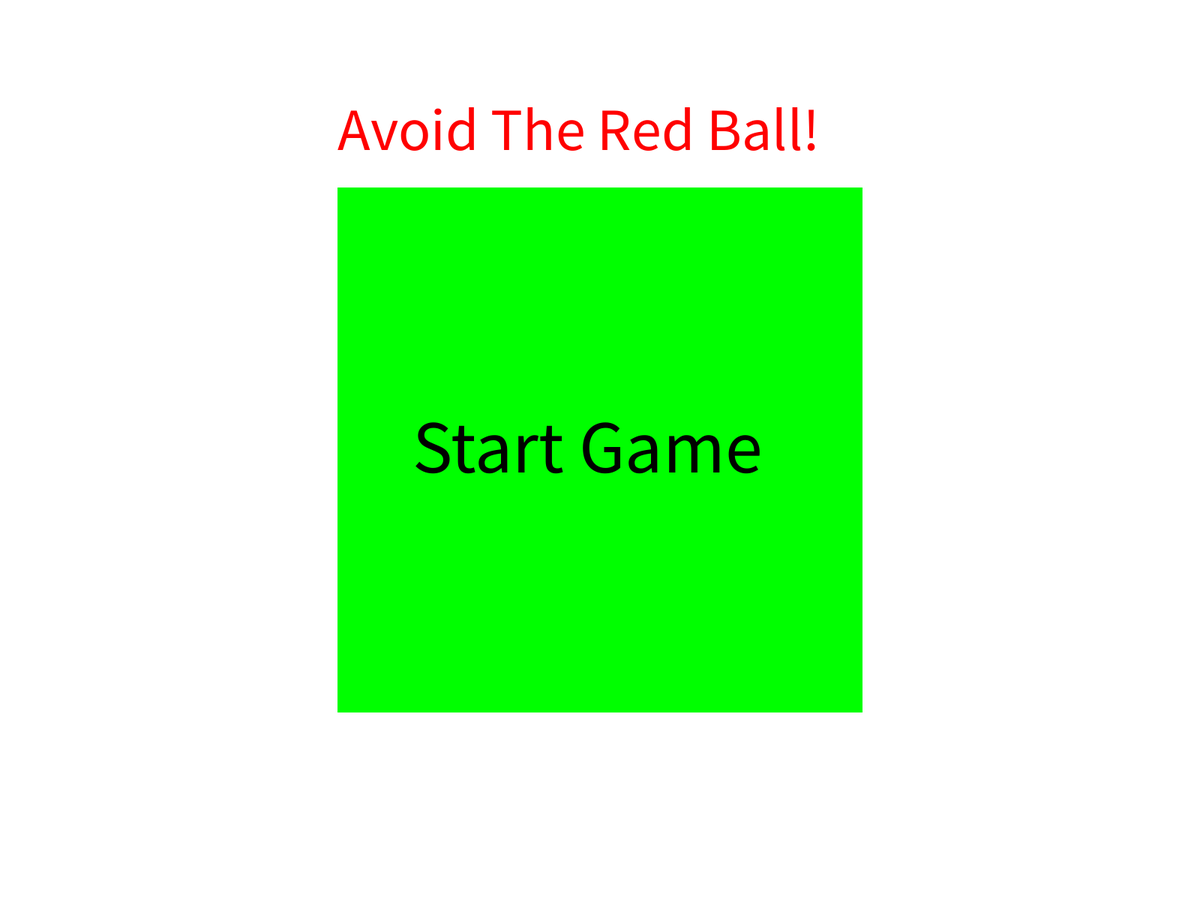
Frame 1 (no input)
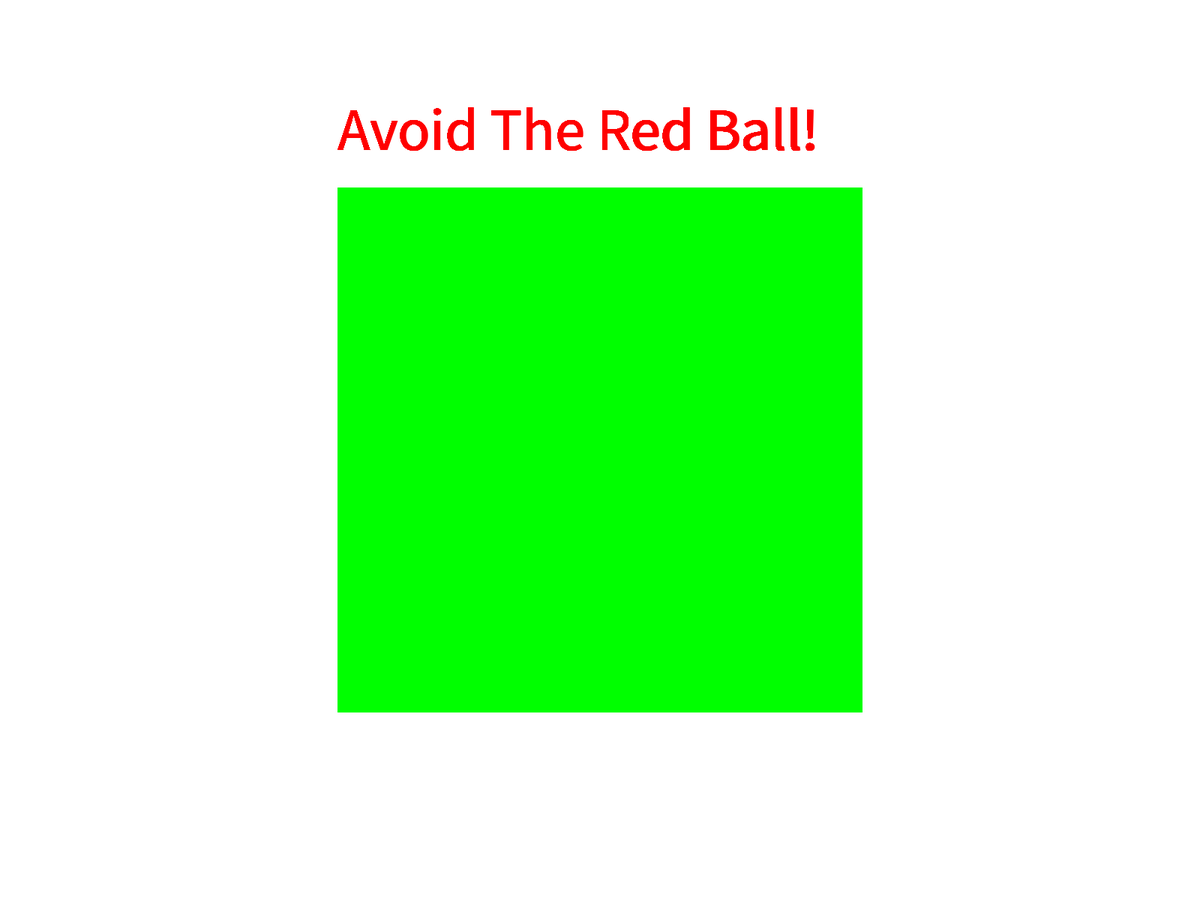
Frame 60 (the mouse pressed at the canvas centre just before this capture)
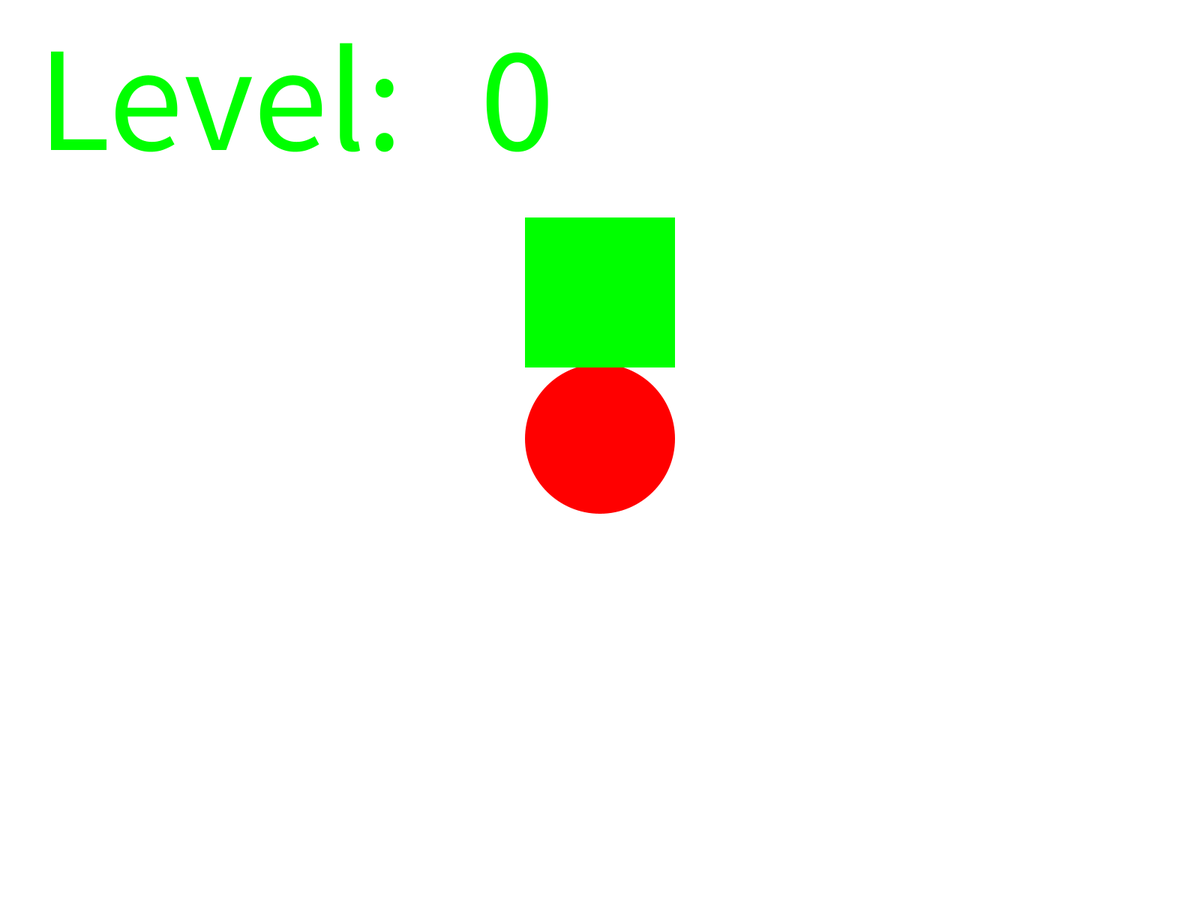
Frame 120 (the mouse held since frame 60 and released just before this capture)

The Processing sketch that drew these frames (run headless with seeded random() and noise(); from frame 60 on, the mouse is pressed at the canvas centre):

// Processing sketch: Chase
// ── Chase.pde
int x, y;
int px, py;
int level = 1;
int getmousecolor;
int score;
int speed = 5;
int timer;
int speedtimer;


void setup () {
  background(255);
  fullScreen();
  rectMode(CENTER);
  imageMode(CENTER);
  noStroke();
  smooth();
}

void draw () {
  if (level == 1) {
    getmousecolor = get (mouseX, mouseY); //Mouse Color Checker

    fill(255, 0, 0);
    textSize(80);
    text("Avoid The Red Ball!", width / 2- 350, height / 2 - 400); 

    //Button
    fill (0, 255, 0);
    rect (width / 2, height / 2, 700, 700);

    //If button is clicked, Start Main Game
    if (mousePressed && mouseY >= 250 && getmousecolor ==-16711936) {
      level = 2;
      px = width / 2;
      py = 300;
      x = width / 2;
      y = height / 2;
      score = 0;
    }

    //Flashing Text Effect
    timer++;
    if (timer > 70) timer = timer - 70;
    if (timer < 50) {
      fill (0);
      textSize(100);
      text ("Start Game", width / 2 - 250, height / 2 + 30);
    }
  }

  if (level == 2) {
    background(255);

    textSize(200);
    text ("Level:", 50, 200);
    text (score, 640, 200);

    //-------ENEMY-------
    fill(255, 0, 0);
    ellipse(x, y, 200, 200);

    //Enemy Movement
    if (py < y) y = y - speed;
    if (px < x) x = x - speed;
    if (py > y) y = y + speed;
    if (px > x) x = x + speed;

    speedtimer++;
    if (speedtimer > 100) {
      speed = speed + 2;
      speedtimer = 0;
      score = score + 1;
    }

    //-------PLAYER-------
    fill(0, 255, 0);
    rect(px, py, 200, 200);

    if (dist(px, py, x, y) < 100) {
      level = 1;
      background(255);
      speed = 5;
    }

    //Player Movement
    if (mouseX < px) px = px - 30;
    if (mouseX > px) px = px + 30;
    if (mouseY < py) py = py - 30;
    if (mouseY > py) py = py + 30;
  }
}
